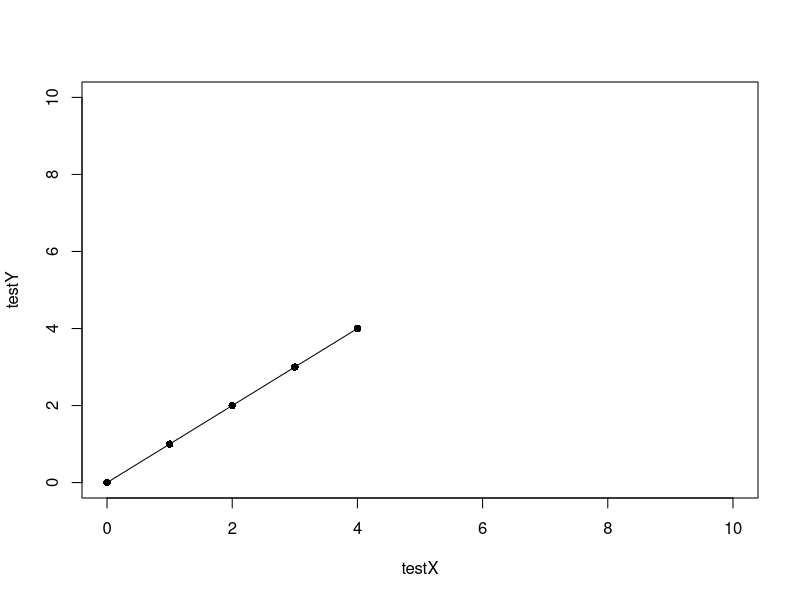
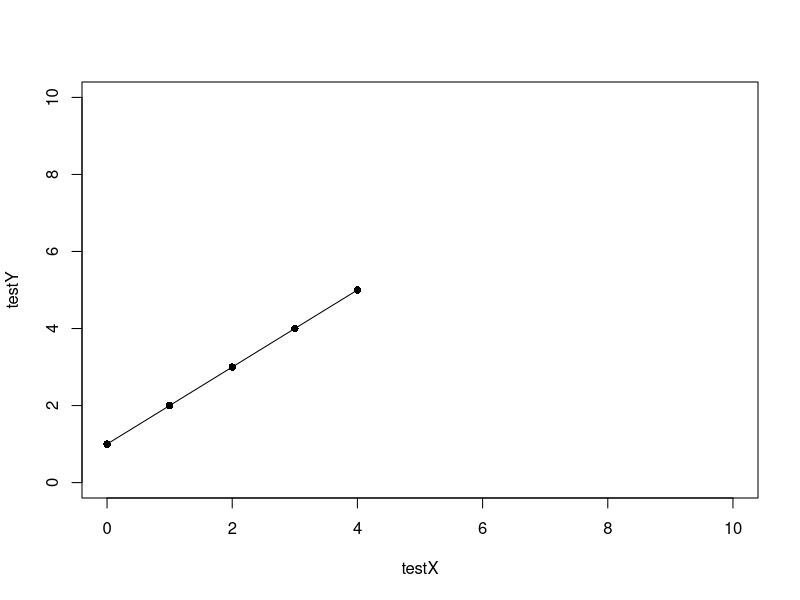
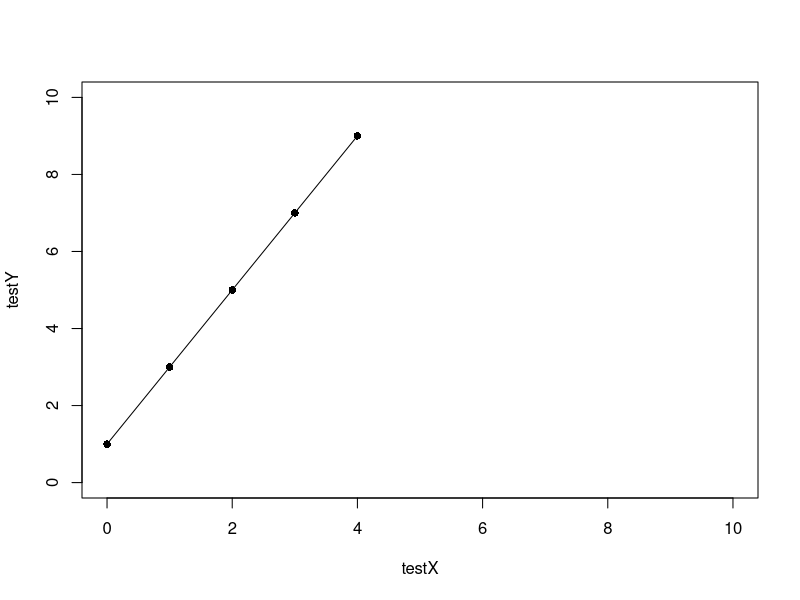
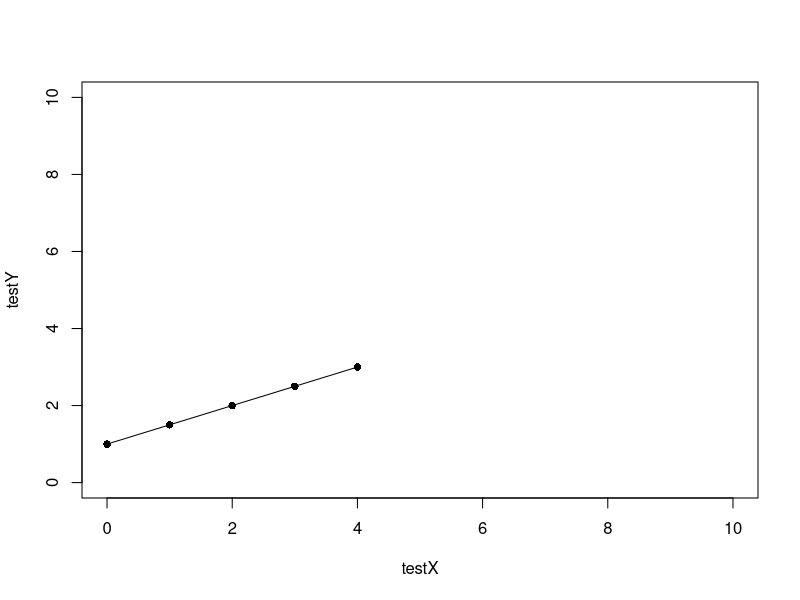
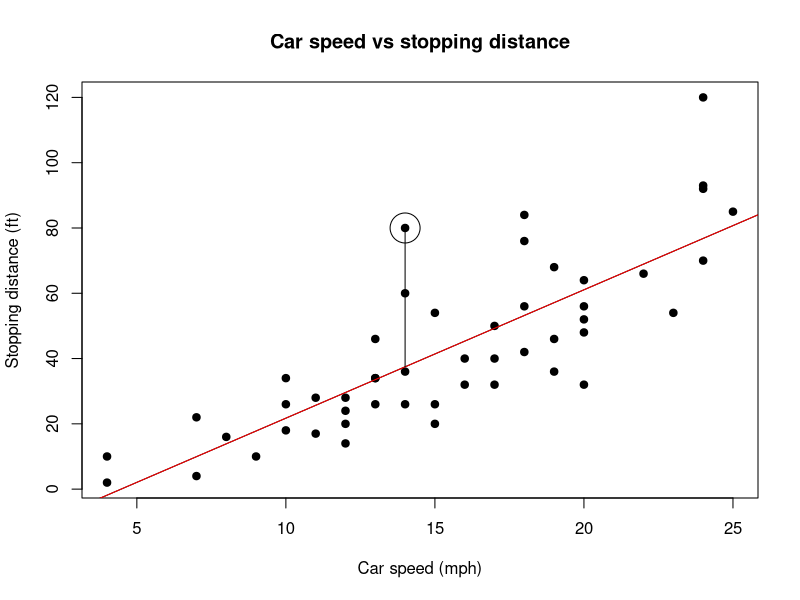
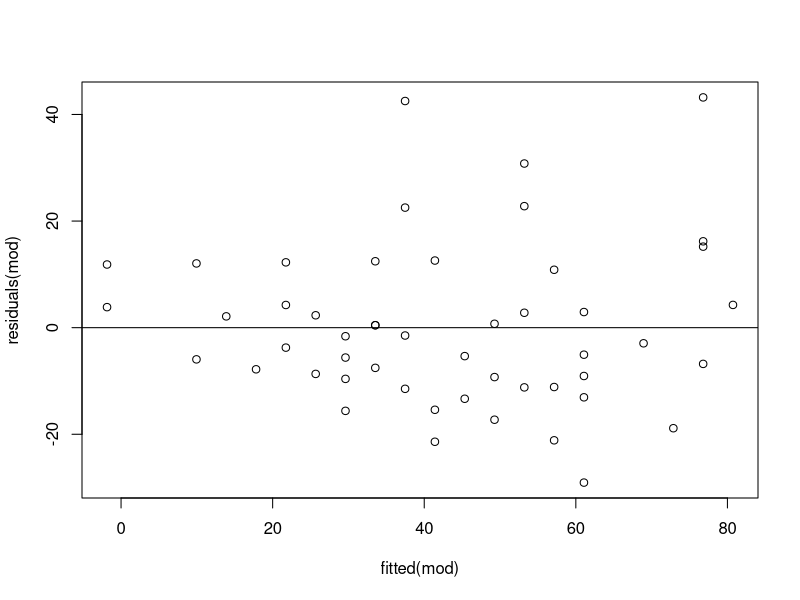
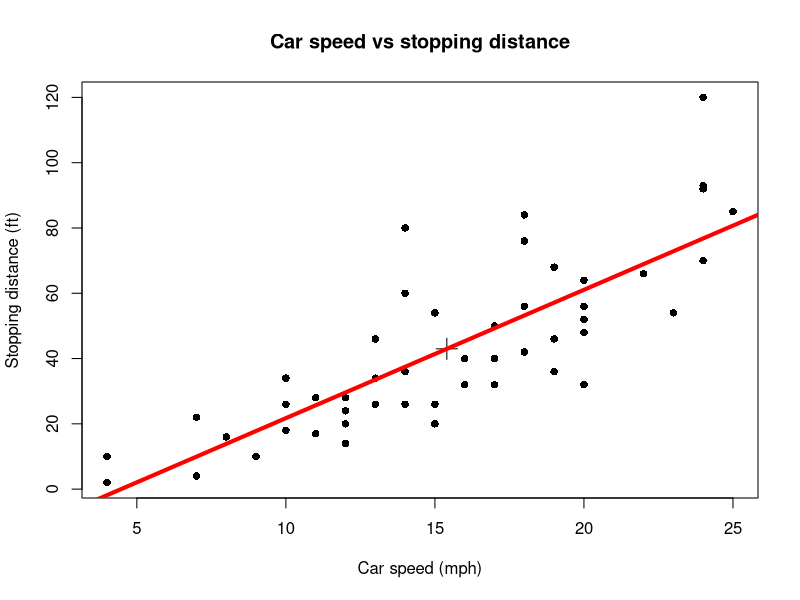

These figures' R source, in order:
# Some R code for running through various aspects of (really simple) linear models.
# Written by Stewart Macdonald <stewart.macdonald@my.jcu.edu.au>
# Useful links:
# http://onlinestatbook.com/2/regression/intro.html
# http://blog.minitab.com/blog/adventures-in-statistics/regression-analysis-how-do-i-interpret-r-squared-and-assess-the-goodness-of-fit
# http://blog.minitab.com/blog/adventures-in-statistics/why-you-need-to-check-your-residual-plots-for-regression-analysis
# http://en.wikipedia.org/wiki/Coefficient_of_determination#Adjusted_R2
# http://faculty.chicagobooth.edu/richard.hahn/teaching/FormulaNotation.pdf

# Thanks to Ben Phillips for clarification of a couple of key points.

# Note: This tutorial assumes you have a basic knowlege of using R, but here's a very quick rundown:
# Lines that start with a hashtag are comments and are ignored by R.
# All other lines are interpreted by R. You can copy and paste the line into R, or use something like R Studio and run this script one line at a time.

#STRAIGHT LINES
# This is a simple example where y = x
testX <- 0:4
testY <- testX
plot(testX, testY, pch=16, xlim=c(0,10), ylim=c(0, 10))
lines(testX, testY)

# The y-intercept is the value of y when x=0. In the above case, the intercept is 0.
# We can shift the intercept by adding a constant amount to our x value. Here, the intercept is now 1:
testY <- testX + 1
plot(testX, testY, pch=16, xlim=c(0,10), ylim=c(0, 10))
lines(testX, testY)

# The above examples have a gradient (slope, or 'b') of 1. For every increase in the x-axis of 1, we get an increase in the y-axis of 1.
# To calculate the slope, you divide the change in y (Δy) by the change in x (Δx).
# Δy/Δx = b
#   1/1 = 1:
(testY[2] - testY[1]) / (testX[2] - testX[1])

# We can make the slope steeper:
testY <- 2 * testX + 1
plot(testX, testY, pch=16, xlim=c(0,10), ylim=c(0, 10))
lines(testX, testY)
# In the above, the gradient is now 2:
(testY[2] - testY[1]) / (testX[2] - testX[1])

# Shallow slope:
testY <- 0.5 * testX + 1
plot(testX, testY, pch=16, xlim=c(0,10), ylim=c(0, 10))
lines(testX, testY)
# The gradient is now 0.5:
(testY[2] - testY[1]) / (testX[2] - testX[1])

# The general equation for a straight line is:
# y = bx + A
# where b is the slope and A is the y-intercept

# Straight lines are important in linear models.




# LINEAR MODELS
# Linear models in R can be used to perform a linear regression to assess the relationship between variables when the response variable, y, is normally distributed.
# A linear model can't be used if your response variable is categorical (e.g., sex, which is binomial).
#	In these cases, you can use a generalised linear model and specify the distribution and (if need be) the link function.
#	In the case where y represents sex (male or female) or presence/absence (true or false), you could use a binomial distribution with the LogIt link function.
# This tutorial will only cover standard linear regressions.

# The next examples use the cars dataset. See ?cars for more info (type '?cars' while at the R command line and hit return to access the help for the cars dataset).
# "The data give the speed of cars and the distances taken to stop."

# Create a blank plot (by setting the plotting character, pch,  to NA), sized to fit our data, with appropriate axes.
# We want to plot speed on the x-axis (our predictor or explanatory variable) and stopping distance (our response variable) on the y-axis.
plot(cars$speed, cars$dist, xlab='Car speed (mph)', ylab='Stopping distance (ft)', main='Car speed vs stopping distance', pch=NA)

# Now add in data points.
points(cars$speed, cars$dist)

# There is a clear positive relationship between car speed and stopping distance (cars travelling faster need more distance in which to stop).
# Create a linear model object (called 'mod' here) that tells us about the relationship between speed (the predictor variable) and stopping distance (the response variable)
mod <- lm(cars$dist ~ cars$speed)

# Side note: See that lm() uses formula notation (R uses a variant of Wilkinson–Rogers notation).
# We say that we're modelling "distance as a function of speed".
# Many other R functions can understand formula notation. Here, we replot the data using a formula (changing the plotting character to a solid circle so you can see that it worked):
points(cars$dist ~ cars$speed, pch=16)

# we can view a summary of this model object
summary(mod)
##################################################################
# Call:
# lm(formula = cars$dist ~ cars$speed)
# 
# Residuals:
#     Min      1Q  Median      3Q     Max 
# -29.069  -9.525  -2.272   9.215  43.201 
# 
# Coefficients:
#             Estimate Std. Error t value Pr(>|t|)    
# (Intercept) -17.5791     6.7584  -2.601   0.0123 *  
# cars$speed    3.9324     0.4155   9.464 1.49e-12 ***
# ---
# Signif. codes:  0 ‘***’ 0.001 ‘**’ 0.01 ‘*’ 0.05 ‘.’ 0.1 ‘ ’ 1
# 
# Residual standard error: 15.38 on 48 degrees of freedom
# Multiple R-squared:  0.6511,	Adjusted R-squared:  0.6438 
# F-statistic: 89.57 on 1 and 48 DF,  p-value: 1.49e-12
##################################################################

# In a model with a response variable and a single predictor, we get a y-intercept value (the A value in our general linear equation) and a single slope value (b). These are the 'Estimates':
#       Intercept (A) = -17.5791
# Slope for speed (b) =   3.9324

# we can use the output of the linear model to plot a straight line (that's the 'linear' part of this) through our data, using the intercept and slope:
abline(a=coef(mod)['(Intercept)'], b=coef(mod)['cars$speed'])

# the abline function (so named because it plots a line using values of A and b) is smart enough to extract the slope and intercept from a regression object:
abline(reg=mod, col='red')

# Essentially, a linear model is fitting a 'line of best fit' through your data and then giving you information about that fit.
# The line is trying to approximate your data, enabling you to predict a value of y for any other value of x.
# So if we have an x-value of 10.5, our expected y-value would be:
# y = bx + A
y <- 3.9324 * 10.5 + -17.5791
#  = 23.7111

# For each set of observations, you'll have a real value of y and a 'fitted' value (often denoted as y'). This is the value of y that sits on the line at x.
# We'll examine one data point (point 23, for no particular reason) more closely:
points(cars[23, ], cex=4)

# look at the actual value of y (=dist):
cars[23, ] # speed = 14 and dist = 80

# look at the 'fitted' value of y:
fitted(mod)[23] # 37.47463

# We can assess how close our real value is to the fitted value by subtracting them:
cars$dist[23] - fitted(mod)[23] # 42.52537
# Our real value is 42.5 (feet, in this case) higher than the fitted value. This difference is called the 'residual' (i.e., what value is left over when we've fitted the data).
# Our model object contains these residuals:
residuals(mod)[23] # 42.52537

# We can visualise this difference by drawing a line from the real value to the fitted value:
lines(c(cars$speed[23], cars$speed[23]), c(cars$dist[23], fitted(mod)[23]))

# The regression line we plotted with the abline() function is the line that minimises the sum of these squared residuals.
sum(residuals(mod)^2) # 11353.52

# We can plot the residuals against the fitted values, with a horizontal line at y=0:
plot(fitted(mod), residuals(mod))
abline(h=0)
# They should be evenly distributed around the 0 line, which indicates that the errors of prediction (the residuals) are random.
# Non-random errors might occur when our predictor variables aren't capturing some explanatory power, which is instead 'leaking' into the residuals.

# Replot the speed vs dist data:
plot(cars$speed, cars$dist, xlab='Car speed (mph)', ylab='Stopping distance (ft)', main='Car speed vs stopping distance', pch=16)
abline(reg=mod, col='red')

# We could fit other lines to our data, but all other lines would have higher sums of squares.
# This type of regression is called an 'ordinary least squares' (OLS) regression, because it's minimising the sum of the squares of the residuals.
# Linear models are commonly fitted using the OLS approach, but it is not the only approach. It is, however, the only approach we'll discuss here.

# A linear model calculates the slope (b) with the following equation:
# b = r * ( sd(y) / sd(x) )
#  Where:
#   sd(x) is the standard deviation of x
#   sd(y) is the standard deviation of y
#   r is the correlation between x and y
# So:
b <- cor(cars$speed, cars$dist) * ( sd(cars$dist) / sd(cars$speed) )

# We can plot the centroid (the coordinate of the x and y means):
points(mean(cars$speed), mean(cars$dist), pch=3, cex=2)
# The regression line (the line with slope b) will pass through this centroid.
# Knowing the centroid means we have a known point on our regression line. We can use these known values to rearrange the straight-line equation and solve for A:
# y = bx + A
# A = y - bx

# More generally:
# A = mean(y) - b * mean(x)
A <- mean(cars$dist) - ( b * mean(cars$speed) )

# We can then use the slope and intercept to plot the regression line through our data (with a line width of 4 to overwrite the previous lines):
abline(a=A, b=b, lwd=4, col='red')




# INTERPRETING THE OUTPUT OF A LINEAR MODEL
# Look at a summary of the model object:
summary(mod)
##################################################################
# Call:
# lm(formula = cars$dist ~ cars$speed)
# 
# Residuals:
#     Min      1Q  Median      3Q     Max 
# -29.069  -9.525  -2.272   9.215  43.201 
# 
# Coefficients:
#             Estimate Std. Error t value Pr(>|t|)    
# (Intercept) -17.5791     6.7584  -2.601   0.0123 *  
# cars$speed    3.9324     0.4155   9.464 1.49e-12 ***
# ---
# Signif. codes:  0 ‘***’ 0.001 ‘**’ 0.01 ‘*’ 0.05 ‘.’ 0.1 ‘ ’ 1
# 
# Residual standard error: 15.38 on 48 degrees of freedom
# Multiple R-squared:  0.6511,	Adjusted R-squared:  0.6438 
# F-statistic: 89.57 on 1 and 48 DF,  p-value: 1.49e-12
##################################################################

# Let's look at the important lines

##################################################################
# "(Intercept) -17.5791     6.7584  -2.601   0.0123 *"
##################################################################
# This just tells us that the intercept is different from zero.  
# Normally this isn't particularly interesting because the null hypothesis,
#	 that the intercept is 0, is usually not a useful null hypothesis.
# Usually we are more interested in whether there is a relationship between our variables.
# This relationship is represented by the slope of the line (see below).

##################################################################
# "# cars$speed    3.9324     0.4155   9.464 1.49e-12 ***"
##################################################################
# This line gives us information about speed as a predictor variable, including the slope of the line.
# The '***' tells us that speed has a statistically significant effect on stopping distance.
# That is, the slope is significantly different from zero (i.e., there is a relationship).
# In this case, our p-value is < 0.001.

##################################################################
# "Residual standard error: 15.38 on 48 degrees of freedom"
##################################################################
# This is the standard error of the estimates. The smaller the error, the more accurate are the predicted values.
# It's built on 48 degrees of freedom, which is nrow(cars) - 2, as we used 2 parameters (slope and intercept) to calculate it.
sqrt( sum(residuals(mod)^2) / (nrow(cars) - 2) )
# -2 because we're calculating from a sample, not the population, and we've already used two parameters (slope and intercept)
# nrow() is function that returns the number of rows in a data frame. In our case, this is the number of observations we have in the cars dataset (50 rows).

##################################################################
# "Multiple R-squared:  0.6511,	Adjusted R-squared:  0.6438 "
##################################################################
# R-squared is a measure of goodness of fit, and is the proportion of the response variable variation that is explained by the model.
# In our simple linear regression, it is:
rsq <- cor(cars$speed, cars$dist)^2

# Or, to calculate it manually:
n <- length(cars$speed)
x <- cars$speed
y <- cars$dist

topLine <- n * sum(x * y) - sum(x) * sum(y)
bottomLine <- ((n * sum(x^2)) - sum(x)^2) * ((n * sum(y^2)) - sum(y)^2)

rsq.check <- (topLine / sqrt(bottomLine))^2

# R-squared will always increase as you add predictor variables in a multiple regression, but this doesn't mean that your model is getting better.
# Adding more terms might simply start 'explaining' random noise in your data.
# The adjusted R-squared value accounts for the number of terms in the model.
# The adjusted value can be used to compare goodness-of-fit between two models with differing numbers of terms.
# It can be negative, and will always be less than or equal to the standard R-squared.
p <- 1 # we have one predictor: speed
rsq.adj <- 1 - (1 - rsq) * ( (nrow(cars) - 1) / (nrow(cars) - p - 1) )


# Multiple regression
# Car speed is obviously not the only factor that will have an effect on stopping distance.
# We can append two other car-based factors to our dataframe.
# A list of somewhat realistic masses that we DO expect to have an effect on dist:
mass <- c(40, 80, 40, 90, 90, 40, 110, 200, 300, 50, 80, 60, 70, 80, 90, 80, 110, 110, 150, 70, 90, 200, 300, 40, 60, 120, 80, 90, 80, 90, 110, 80, 110, 150, 200, 80, 100, 150, 70, 90, 95, 100, 110, 110, 90, 110, 150, 155, 180, 90)
# Note: the c() function in R combines these individual numbers into a numeric vector (i.e., a collection of numbers).

# These are 50 random ages between 18 and 90, generated with sample(18:90, 50).
# We expect that these will have NO effect on stopping distance, as they are random numbers.
# (Note that in the real world, driver age probably does have an effect on stopping distance; people aged 1, 30, and 117 are likely to have very different reaction times.)
driverAge <- c(56, 85, 83, 32, 49, 78, 38, 29, 48, 69, 74, 41, 58, 62, 82, 87, 45, 50, 77, 26, 34, 66, 86, 65, 90, 27, 60, 46, 72, 28, 64, 19, 63, 59, 57, 54, 25, 51, 18, 61, 36, 67, 35, 31, 39, 81, 76, 23, 30, 68)

# cbind binds these two extra columns to our existing cars dataframe, and creates a new 'cars2' object
cars2 <- cbind(cars, mass, driverAge)

# Now we can generate some models with differing numbers of terms
mod1 <- lm(dist ~ speed, data=cars2)
mod2 <- lm(dist ~ speed + mass, data=cars2)
mod3 <- lm(dist ~ speed + mass + driverAge, data=cars2)

# Our R-squared value will keep increasing as we add in new predictor variables, but our adjusted R-squared value
# should not increase (or will increase only slightly) when we add in driverAge, because it doesn't add much to the predictive power of our model.
summary(mod1) # speed only:				Multiple R-squared:  0.6511,  Adjusted R-squared:  0.6438
summary(mod2) # speed and car mass:		Multiple R-squared:  0.8475,  Adjusted R-squared:  0.841
summary(mod3) # speed and mass and age: Multiple R-squared:  0.8508,  Adjusted R-squared:  0.841

# The adjusted r-squared of mod3 is the same as that of mod2, which tells us that adding in driverAge did not
# give us any additional explanatory power (i.e., driver age had no significant effect on stopping distance).

# Here's part of summary(mod3):
##################################################################
# Coefficients:
#                Estimate Std. Error t value Pr(>|t|)    
# (Intercept)   -39.61776    7.06669  -5.606 1.12e-06 ***
#   speed         3.65025    0.28863  12.647  < 2e-16 ***
#   mass          0.20664    0.02652   7.792 6.00e-10 ***
#   driverAge     0.07378    0.07292   1.012    0.317    
##################################################################
# This tells us that both speed and mass have a statistically significant effect on stopping distance (as indicated by the low p-values and the '***' signifiers at the end of rows),
# but that driverAge (with a p-value of 0.317) does not (which is expected, given that it's a random number).

# Also note that the slope for speed changes when we include mass in the model.

# Until now we've been visualising (graphing) a straight-line relationship with only one predictor, but what do we do with more than one predictor?
# With two predictor variables (plus the response variable, for a total of three variables), we can imagine a tilted plane that predicts our data, 
#	but by the time we get to four total variables it's best to give up visualising
#	and just accept that the model provides a prediction for each datapoint based on that point's predictor variable values.
#	The model fit is still minimising the sum of squared deviations between data and prediction.



#######################################################################################
##### Everything below here is a work in progress. Proceed at your own risk ###########
#######################################################################################
# Interactions
# Adding in a (multiplicative) interaction term is the same as adding in a new additive predictor
# variable that itself is made up of the product of the two terms in the interaction.

# Create a new column in the cars2 data frame that is the product of speed and mass (i.e., speed multiplied by mass):
cars2$speedMass <- cars2$speed * cars2$mass

# Create a model object with an interaction between speed and mass (denoted by 'speed*mass'):
mod2 <- lm(dist ~ speed + mass + speed*mass, data=cars2)
# Note: the '*' operator means 'these two variables plus their interaction. The ':' operator means 'the interaction between these variables, but not the variables by themselves'.
# The I() operator means 'as-is', and can be used to generate new variables by interpreting arithmetic operators.
# The model will only include each variable once, so the following are equal:
#  dist ~ speed + mass + speed*mass
#  dist ~ speed + mass + speedMass
#  dist ~ speed + mass + I(speed*mass) # this is the same as calculating the product of speed and mass outside of the formula and including that new variable in the model.
#  dist ~ speed + mass + speed:mass
#  dist ~ speed*mass
# All of the above will include speed and mass and the multiplicative interaction between speed and mass.

# Create a model object that has the speedMass product in it. Note that we add it in with +, not *:
mod3 <- lm(dist ~ speed + mass + speedMass, data=cars2)

# Look at the summaries to see that the two models are equal:
summary(mod2)
summary(mod3)

# remove the speed*mass interaction, which is column number 5
cars2 <- cars2[,-5]
